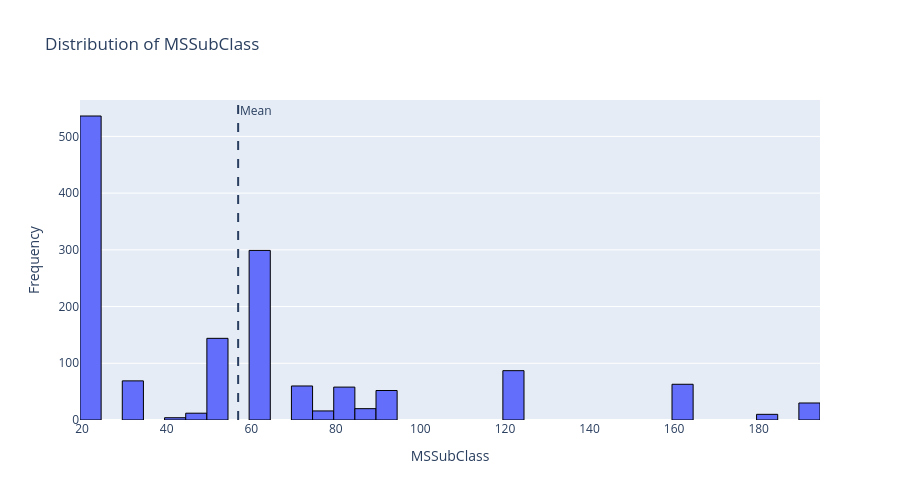
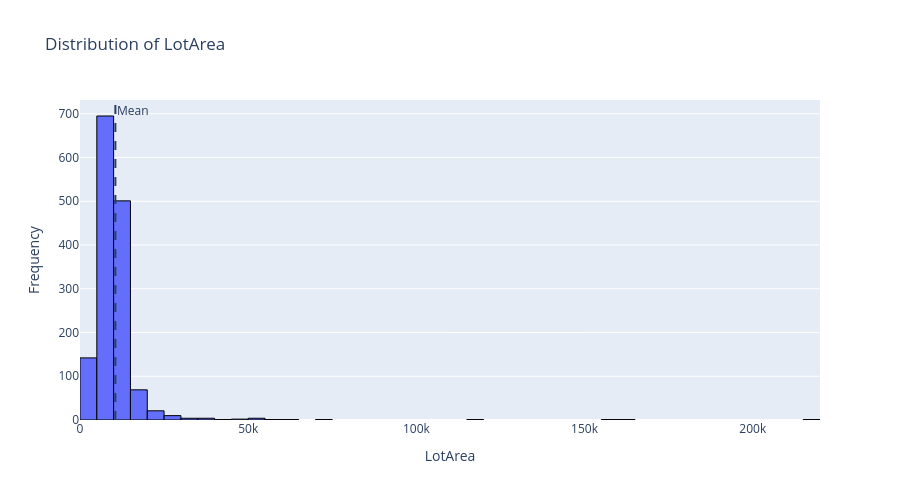
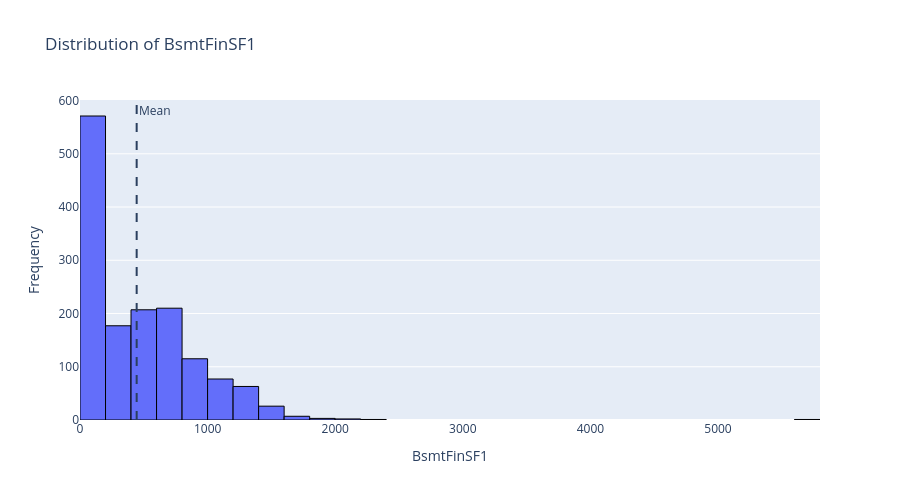
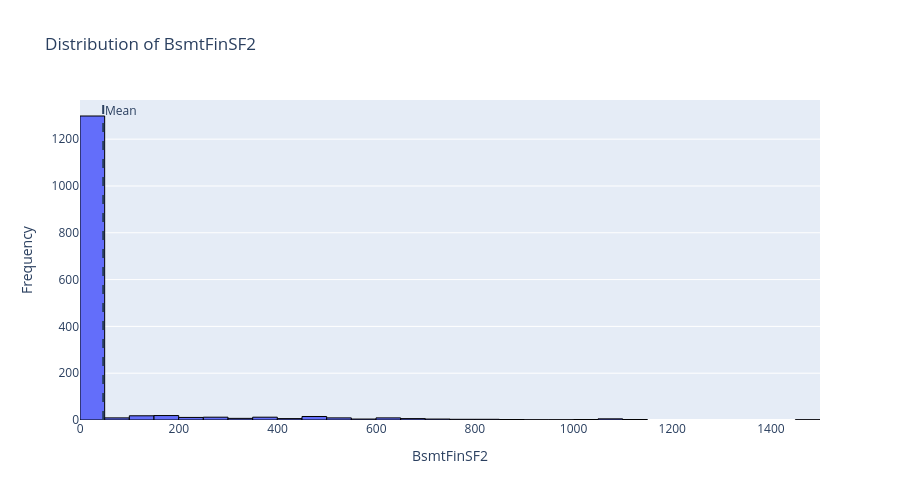

Source (notebook cell) for these figures, in order:
### Code cell
for col in high_skewness:
    plot_frequency(col)

### Figure 1 — Plotly figure (JSON) as saved in the notebook; plotly's stock layout.template omitted (floating-point values rounded to 4 significant figures; data arrays with more than 128 entries replaced by an {"elided": "..."} marker saying what was removed)
{"data": [{"marker": {"line": {"color": "black", "width": 1}}, "nbinsx": 50, "type": "histogram", "x": {"elided": "1460 int values"}}], "layout": {"annotations": [{"showarrow": false, "text": "Mean", "x": 56.9, "xanchor": "left", "xref": "x", "y": 1, "yanchor": "top", "yref": "y domain"}], "height": 500, "shapes": [{"line": {"dash": "dash"}, "type": "line", "x0": 56.9, "x1": 56.9, "xref": "x", "y0": 0, "y1": 1, "yref": "y domain"}], "title": {"text": "Distribution of MSSubClass"}, "xaxis": {"title": {"text": "MSSubClass"}}, "yaxis": {"title": {"text": "Frequency"}}}}

### Figure 2 — Plotly figure (JSON) as saved in the notebook; plotly's stock layout.template omitted (floating-point values rounded to 4 significant figures; data arrays with more than 128 entries replaced by an {"elided": "..."} marker saying what was removed)
{"data": [{"marker": {"line": {"color": "black", "width": 1}}, "nbinsx": 50, "type": "histogram", "x": {"elided": "1460 int values"}}], "layout": {"annotations": [{"showarrow": false, "text": "Mean", "x": 10520.0, "xanchor": "left", "xref": "x", "y": 1, "yanchor": "top", "yref": "y domain"}], "height": 500, "shapes": [{"line": {"dash": "dash"}, "type": "line", "x0": 10520.0, "x1": 10520.0, "xref": "x", "y0": 0, "y1": 1, "yref": "y domain"}], "title": {"text": "Distribution of LotArea"}, "xaxis": {"title": {"text": "LotArea"}}, "yaxis": {"title": {"text": "Frequency"}}}}

### Figure 3 — Plotly figure (JSON) as saved in the notebook; plotly's stock layout.template omitted (floating-point values rounded to 4 significant figures; data arrays with more than 128 entries replaced by an {"elided": "..."} marker saying what was removed)
{"data": [{"marker": {"line": {"color": "black", "width": 1}}, "nbinsx": 50, "type": "histogram", "x": {"elided": "1460 int values"}}], "layout": {"annotations": [{"showarrow": false, "text": "Mean", "x": 443.6, "xanchor": "left", "xref": "x", "y": 1, "yanchor": "top", "yref": "y domain"}], "height": 500, "shapes": [{"line": {"dash": "dash"}, "type": "line", "x0": 443.6, "x1": 443.6, "xref": "x", "y0": 0, "y1": 1, "yref": "y domain"}], "title": {"text": "Distribution of BsmtFinSF1"}, "xaxis": {"title": {"text": "BsmtFinSF1"}}, "yaxis": {"title": {"text": "Frequency"}}}}

### Figure 4 — Plotly figure (JSON) as saved in the notebook; plotly's stock layout.template omitted (floating-point values rounded to 4 significant figures; data arrays with more than 128 entries replaced by an {"elided": "..."} marker saying what was removed)
{"data": [{"marker": {"line": {"color": "black", "width": 1}}, "nbinsx": 50, "type": "histogram", "x": {"elided": "1460 int values"}}], "layout": {"annotations": [{"showarrow": false, "text": "Mean", "x": 46.55, "xanchor": "left", "xref": "x", "y": 1, "yanchor": "top", "yref": "y domain"}], "height": 500, "shapes": [{"line": {"dash": "dash"}, "type": "line", "x0": 46.55, "x1": 46.55, "xref": "x", "y0": 0, "y1": 1, "yref": "y domain"}], "title": {"text": "Distribution of BsmtFinSF2"}, "xaxis": {"title": {"text": "BsmtFinSF2"}}, "yaxis": {"title": {"text": "Frequency"}}}}
